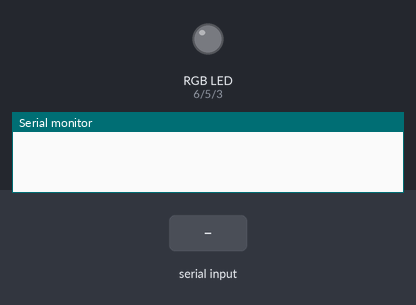
Simulated run of this sketch. Board: Arduino Uno, built with avr-gcc and run on an emulated ATmega328P. Parts: an RGB LED mixed from three pins (HIGH = lit), the last lines printed to the serial monitor. The test bench sets the inputs (shaded band). Dim RGB values are drawn brighter than linear.

Above: at 1.2 s.
1.3 s: "-1" received over Serial
At 2.6 s:
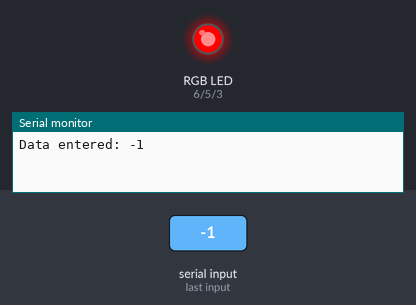
2.9 s: "90,45,200\n" received over Serial
At 4.2 s:
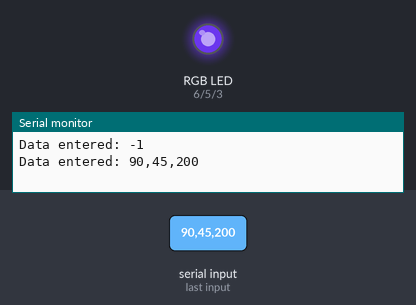
4.5 s: "30,150\n" received over Serial
At 5.3 s:
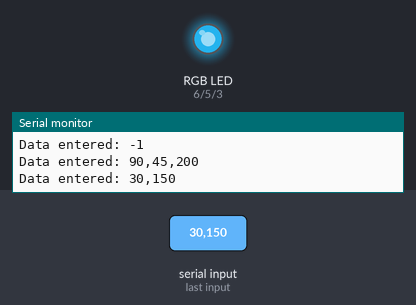
6.1 s: "30,150,10\n" received over Serial
At 6.7 s:
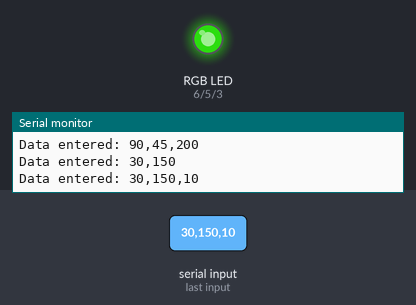
7.7 s: "90,45\n" received over Serial
At 8.9 s:
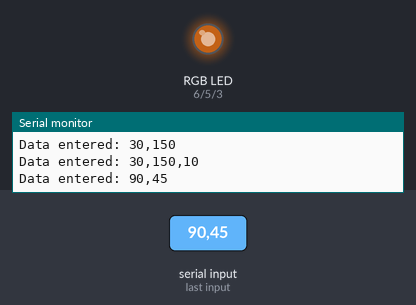
9.3 s: "5\n" received over Serial
At 10.0 s:
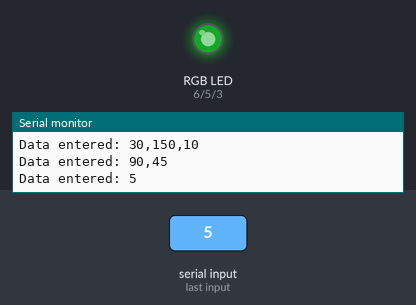
Timing chart, 0 to 11.9 s (numbered marks = the images above; inputs shaded):
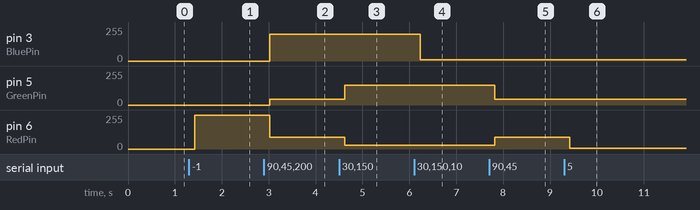

Measured:
- after the input at 1.3 s, pin 6 (RedPin): 0/255 → 255/255 after 0.12 s
- after the input at 2.9 s, pin 3 (BluePin): 0/255 → 200/255 after 0.13 s; pin 5 (GreenPin): 0/255 → 45/255 after 0.13 s; pin 6 (RedPin): 255/255 → 90/255 after 0.13 s
- after the input at 4.5 s, pin 5 (GreenPin): 45/255 → 150/255 after 0.13 s; pin 6 (RedPin): 90/255 → 30/255 after 0.13 s
- after the input at 6.1 s, pin 3 (BluePin): 200/255 → 10/255 after 0.13 s
- after the input at 7.7 s, pin 5 (GreenPin): 150/255 → 45/255 after 0.12 s; pin 6 (RedPin): 30/255 → 90/255 after 0.12 s
- after the input at 9.3 s, pin 6 (RedPin): 90/255 → 5/255 after 0.12 s

The sketch:

6_2.ino
```cpp
char buffer[18];

int red, green, blue;
int RedPin = 6;
int GreenPin = 5;
int BluePin = 3;
int i = 0 ;
String ledInput[3] ;

void setup()
{
Serial.begin(9600);
//Serial.flush();
pinMode(RedPin, OUTPUT);
pinMode(GreenPin, OUTPUT);
pinMode(BluePin, OUTPUT);
}

void loop()
{
if (Serial.available() > 0) {
int index=0;
delay(100); // let the buffer fill up
int numChar = Serial.available();
if (numChar>15) {
numChar=15;
}
while (numChar--) {
buffer[index++] = Serial.read();
}
splitString(buffer);
int R = ledInput[0].toInt();
int G = ledInput[1].toInt();
int B = ledInput[2].toInt();

//Serial.println(ledInput[0]);
//Serial.println(R);

analogWrite(RedPin,R);
analogWrite(GreenPin,G);
analogWrite(BluePin,B);
i=0;
}

}
void splitString(char* data) {
Serial.print("Data entered: ");
Serial.println(data);
char* parameter;
parameter = strtok (data, " ,");
while (parameter != NULL) {
//  Serial.println(parameter);
if (parameter == "-1") {
  i++;
}
 else {
  ledInput[i]=parameter;
  i++;
 }

  parameter = strtok (NULL, " ,");

   }
// Clear the text and serial buffers
for (int x=0; x<16; x++) {
buffer[x]='\0';
}
Serial.flush();
i = 0 ;
}
```
